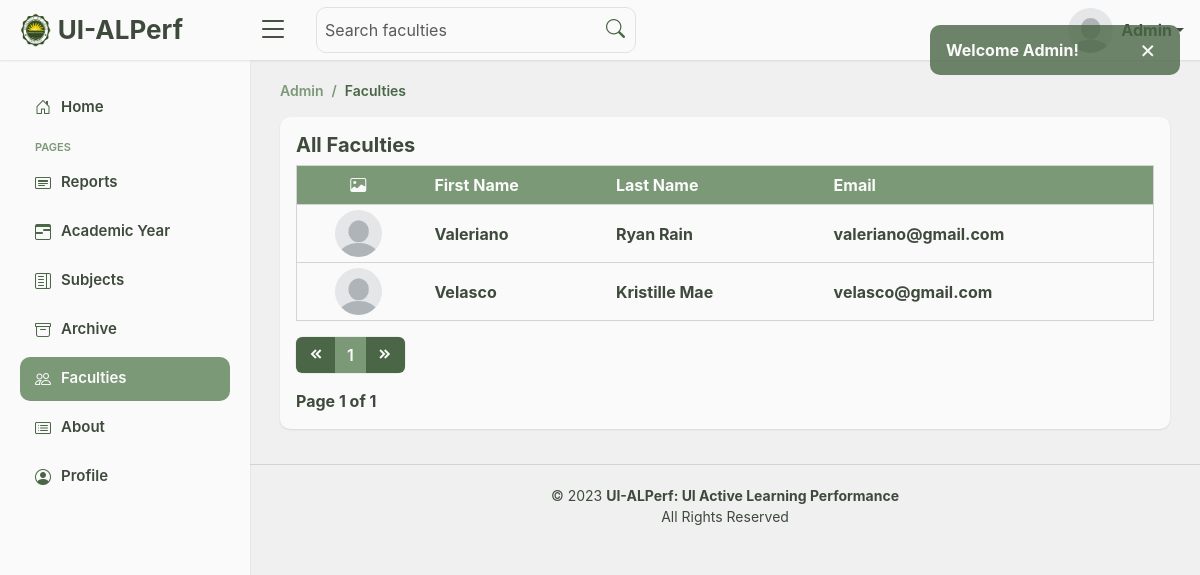
Page /admin/admin_faculty.php (signed in) on the committed database.
### tables this page shows
CREATE TABLE `faculty` (
  `id` int(255) NOT NULL,
  `first_name` varchar(255) NOT NULL,
  `last_name` varchar(255) NOT NULL,
  `email` varchar(255) NOT NULL,
  `password` varchar(255) NOT NULL
);

### admin/admin_faculty.php (the view, shortened to what this page needs)
<?php
  include "../process_admin.php";
  if(isset($_SESSION['session_admin'])){
    ?>
      <!DOCTYPE html>
      <html lang="en">
      <head>
        <link href="../assets/vendor/bootstrap/css/bootstrap.min.css" rel="stylesheet">
        <link href="../assets/vendor/bootstrap-icons/bootstrap-icons.css" rel="stylesheet">
        <link href="../assets/vendor/boxicons/css/boxicons.min.css" rel="stylesheet">
        <link href="../assets/css/admin.css" rel="stylesheet">
      </head>
      <body>
        <?php include "../includes/alerts.php"; ?>
        <?php include "../includes/admin_header.php"; ?>
        <?php include "../includes/admin_sidebar.php"; ?>
        <main id="main" class="main">
          <div class="pagetitle">
            <nav>
              <ol class="breadcrumb">
                <li class="breadcrumb-item"><a href="admin_home.php">Admin</a></li>
                <li class="breadcrumb-item active">Faculties</li>
              </ol>
            </nav>
          </div>
          <section class="section faculty">
            <div class="row">
              <div class="col-xl-12 fff">
                <div class="card">
                  <div class="card-body">
                    <div>
                      <h5 class="fw-bold table-title">All Faculties</h5>
                    </div>
                    <div class="card-table">
                      <table>
                        <tr>
                          <th class="text-center"><i class="bi bi-image"></i></th>
                          <th>First Name</th>
                          <th>Last Name</th>
                          <th>Email</th>
                        </tr>
                        <?php
                          if(isset($_GET['page_no']) && $_GET['page_no'] !== ''){
                            $page_no = $_GET['page_no'];
                          }else{
                            $page_no = 1;
                          }
                          $total_records_per_page = 10;
                          $offset = ($page_no - 1) * $total_records_per_page;
                          $previous_page = $page_no - 1;
                          $next_page = $page_no + 1;
                          $result_count = mysqli_query($conn, "SELECT COUNT(*) AS total_records FROM `faculty`");
                          $records = mysqli_fetch_assoc($result_count);
                          $total_records = $records['total_records'];
                          $total_no_of_pages = ceil($total_records / $total_records_per_page);
                          if(!isset($_GET['search_faculty'])){
                            $select_faculties = mysqli_query($conn, "SELECT * FROM `faculty` ORDER BY `last_name` LIMIT $offset, $total_records_per_page");
                            while($faculty_data = mysqli_fetch_assoc($select_faculties)){
                              $faculty_ID = $faculty_data['id'];
                              $check_faculty_pic = mysqli_query($conn, "SELECT `faculty_pic_path` FROM `faculty_pic` WHERE `id` = '$faculty_ID'");
                              if($fetch_faculty_pic = mysqli_fetch_assoc($check_faculty_pic)){
                                $faculty_pic = "../assets/img/faculty_img/" . $fetch_faculty_pic['faculty_pic_path'];
                              }else{
                                $faculty_pic = "../assets/img/default.jpg";
                              }
                              ?>
                                <tr>
                                  <td><a data-bs-toggle="modal" data-bs-target="#faculty_profile_modal_<?php echo $faculty_ID ?>"><div class="piccon"> <div class="pic"> <img src="<?php echo $faculty_pic; ?>"> </div> </div></a></td>
                                  <td class="fw-bold bergs"><a data-bs-toggle="modal" data-bs-target="#faculty_profile_modal_<?php echo $faculty_ID ?>"><?php echo $faculty_data['last_name'] ?></a></td>
                                  <td class="fw-bold bergs"><a data-bs-toggle="modal" data-bs-target="#faculty_profile_modal_<?php echo $faculty_ID ?>"><?php echo $faculty_data['first_name'] ?></a></td>
                                  <td class="fw-bold bergs"><a data-bs-toggle="modal" data-bs-target="#faculty_profile_modal_<?php echo $faculty_ID ?>"><?php echo $faculty_data['email'] ?></a></td>
                                </tr>
                              <?php
                            }
                          }else{
                            include "../includes/search.php";
                          }
                        ?>
                      </table>
                    </div>
                    <div>
                      <nav class="mt-3 d-flex">
                        <ul class="pagination">
                          <li class="page-item buttons"><a class="page-link <?php echo ($page_no <= 1) ? 'disabled' : ''; ?>" <?php echo ($page_no > 1) ? 'href="?page_no=' . $previous_page . '"' : ''; ?>><i class='bx bxs-chevrons-left'></i></a></li>
                          <?php
                            $num_links_before_after = 1;
                            for($i = max(1, $page_no - $num_links_before_after); $i <= min($total_no_of_pages, $page_no + $num_links_before_after); $i++){
                              if((int)$page_no == $i){
                                ?><li class="page-item pages"><a class="page-link active"><?php echo $i; ?></a></li><?php
                              }else{
                                ?><li class="page-item pages"><a class="page-link" href="?page_no=<?php echo $i; ?>"><?php echo $i; ?></a></li><?php
                              }
                            }
                          ?>
                          <li class="page-item buttons"><a class="page-link <?php echo ($page_no >= $total_no_of_pages) ? 'disabled' : ''; ?>" <?php echo ($page_no < $total_no_of_pages) ? 'href="?page_no=' . $next_page . '"' : ''; ?>><i class='bx bxs-chevrons-right'></i></a></li>
                        </ul>
                      </nav>
                      <div class="buts">
                        <strong>Page <?php echo $page_no; ?> of <?php echo $total_no_of_pages; ?></strong>
                      </div>
                    </div>
                  </div>
                </div>
              </div>
            </div>
          </section>
        </main>
        <footer id="footer" class="footer">
          <div class="copyright">
            &copy; 2023 <strong><span> UI-ALPerf: UI Active Learning Performance </span></strong><br> All Rights Reserved
          </div>
        </footer>
      </body>
      </html>
    <?php
  }else{
    header("Location: ../index.php"); exit;
  }
?>

### assets/css/admin.css (style rules this page uses)
:root { scroll-behavior: smooth; }
body { font-family: -apple-system, BlinkMacSystemFont, "Segoe UI", Roboto, "Helvetica Neue", Arial, "Noto Sans", sans-serif, "Apple Color Emoji", "Segoe UI Emoji", "Segoe UI Symbol", "Noto Color Emoji"; background: #F0F0F0; }
a { text-decoration: none; }
.pagination { box-shadow: rgba(0, 0, 0, 0.05) 0px 0px 0px 1px; border-radius: 8px; }
.pagination .buttons a { background-color: #4A6646; color: #FAFAFA; border: none; transition: .4s; }
.pagination .pages a, .pagination .pages span { border: none; color: #3E4A3C; background-color: #FAFAFA; font-weight: 600; }
.pagination .pages a.active { background-color: #7B9977; color: #FAFAFA; }
.buts { color: #3E4A3C; }
#main { margin-top: 60px; padding: 20px 30px; transition: all 0.3s; }
.pagetitle { margin-bottom: 7px; }
.breadcrumb { font-size: 14px; font-family: -apple-system, BlinkMacSystemFont, "Segoe UI", Roboto, "Helvetica Neue", Arial, "Noto Sans", sans-serif, "Apple Color Emoji", "Segoe UI Emoji", "Segoe UI Symbol", "Noto Color Emoji"; font-weight: 600; }
.breadcrumb a { color: #7B9977; transition: 0.3s; }
.breadcrumb .breadcrumb-item::before { color: #7B9977; }
.breadcrumb .active { color: #4A6646; font-weight: 600; }
@media (min-width: 1200px) { #main, #footer { margin-left: 250px; } }
.home .reports-table table th, td { white-space: nowrap; color: #3E4A3C; }
.academic_year table th, td { white-space: nowrap; }
.subjects table th, td { white-space: nowrap; }
.faculty .card { border: none; background-color: #FAFAFA; box-shadow: rgba(0, 0, 0, 0.1) 0px 1px 2px 0px; border-radius: 10px; margin-bottom: 15px; }
.faculty .card .table-title { color: #3E4A3C; }
.faculty .card-table { overflow: auto; }
.faculty .card-table table { width: 100%; }
.faculty .card-table table tr { transition: .2s; border: 1px solid #D4D4D4; }
.faculty table th, td { white-space: nowrap; }
.faculty table th { background-color: #7B9977; color: #FAFAFA; padding: 7px 15px; }
.faculty table td { padding: 5px 15px; }
.faculty table td a { display: flex; color: #3E4A3C; cursor: pointer; }
.faculty table .bergs a { padding: 8px 10px 8px 0; }
.faculty table td .piccon { display: flex; justify-content: center; width: 100%; }
.faculty table td .pic { width: 47px; height: 47px; overflow: hidden; border-radius: 50%; }
.faculty table td .pic img { width: 100%; height: 100%; }
.footer { padding: 20px 0; font-size: 14px; transition: all 0.3s; border-top: 1px solid #D0D6CE; }
.footer .copyright { text-align: center; color: #3E4A3C; }

### rows in the picture
faculty: last_name "Valeriano", first_name "Ryan Rain", email "valeriano@gmail.com"
faculty: last_name "Velasco", first_name "Kristille Mae", email "velasco@gmail.com"

### other values in the picture
$_SESSION['success_alert'] "Welcome Admin!"
$page_no "1"
$total_no_of_pages "1"
